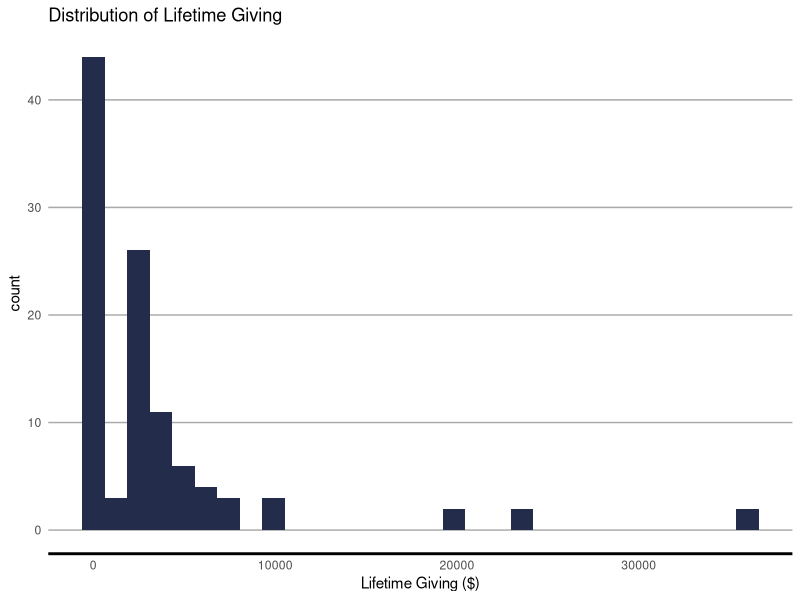
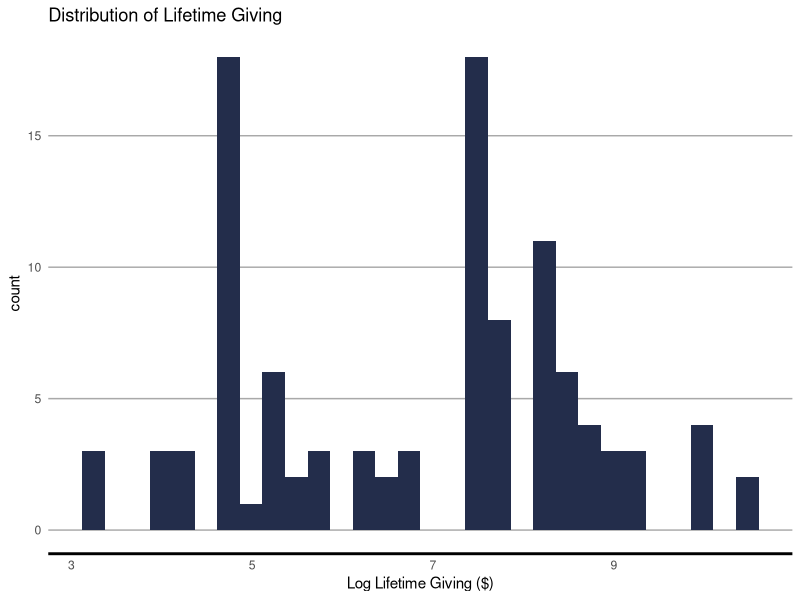

R code for these plots, in order:
## ---- chunk 1
library(dplyr)
library(tidyr)
library(readr)
library(forcats)
library(ggplot2)

library(here)

# Show the code chunks this time, as it'll help for reference later.
knitr::opts_chunk$set(echo = TRUE,
                      # Suppress messages and warnings in rendered document.
                      message = F,
                      warning = F)
## ---- chunk 2
basicReport <- read_csv(here("Data/basicReport.csv"))
## ---- chunk 3
basicReport <- basicReport %>% 
  mutate(age = if_else(age == 0, NA_real_,age),
         age_bin = if_else(is.na(age),"Unknown",age_bin))
## ---- chunk 4
basicReport <- basicReport %>% 
  mutate_at(vars(gender, address_type),as.factor) %>% 
  mutate(age_bin = factor(age_bin, ordered = T))
## ---- chunk 5

# Create a function that keeps lumps alums together, except for Non-Degreed Alumni. 
convertDonor <- function(x) {
 range <- !grepl("Alumni",x) | grepl("Non-Degreed",x)
 
 # Lump all degreed Alums together
 x[!range] <- "Alumni"
 
 # all other types are comma separated. This regular expression reverses these
 # strings (so that the last part is before the first), and removes the comma.
 x[range] <- gsub("(.+), (.+)","\\2 \\1",x[range])
 
 x
}

basicReport <- basicReport %>% 
  mutate(donor_code = fct_relabel(donor_code,convertDonor))
## ---- chunk 6
trainingPer <- .8
## ---- chunk 7
set.seed(2020)

trainingInd <- sample(nrow(basicReport), nrow(basicReport)*trainingPer)

training <- basicReport[trainingInd,]

testing <- basicReport[-trainingInd,]
## ---- chunk 8
# Rather than copy and past all of the Theme elements for a ggplot2 element,
# save them as a pseudo-function.

customTheme <- theme_minimal() +
  theme(legend.position = "bottom",
        axis.line.x = element_line(size = 1),
        axis.line.y = element_blank(),
        axis.ticks = element_blank(),
        panel.grid.minor = element_blank(),
        panel.grid.major.x = element_blank(),
        panel.grid.major.y = element_line(size = 0.5,
                                          colour = "darkgrey"),
        plot.background = element_rect(fill = "transparent",
                                      color = "transparent"))
## ---- chunk 9
training %>% 
  ggplot(aes(x=lifetime_giving)) +
  geom_histogram(fill="#232D4B") +
  customTheme +
  labs(x = "Lifetime Giving ($)",
       title = "Distribution of Lifetime Giving")
## ---- chunk 10
training %>% 
  ggplot(aes(x=log(lifetime_giving + 1))) +
  geom_histogram(fill="#232D4B") +
  customTheme +
  labs(x = "Log Lifetime Giving ($)",
       title = "Distribution of Lifetime Giving")
## ---- chunk 11
training <- training %>% 
  mutate(lifetime_giving = log(lifetime_giving + 1))
## ---- chunk 12
# Results = 'asis' renders the output as if it were text in the markdown doc. In
# this case, the script renders as a bulletted list.

# Get a list of attached packages
packages <- sessioninfo::package_info()

# Combine Package name and version number
p <- sprintf("%s (%s)",
             packages$package[packages$attached == T],
             packages$loadedversion[packages$attached == T])

# Iterate over the packages, adding a hypen and space at the start of the string
# (to create a bulletted list) and a new line character at the end of the string
# to list each package as a new bullet point.
for (x in p) {
  cat("- ", x, "\n")
}
